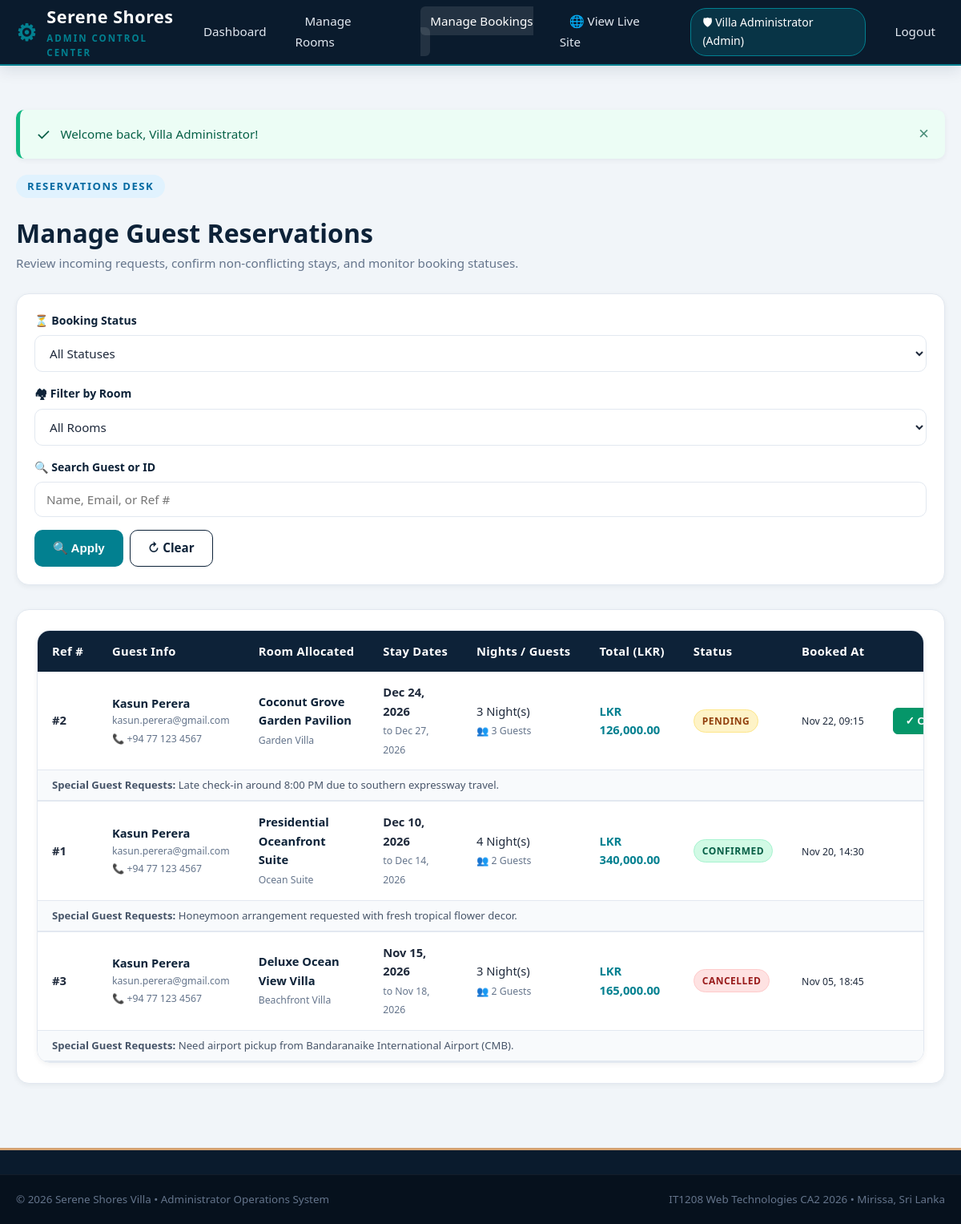
The app's page /admin/bookings.php (signed in) with its own data.
### tables this page shows
CREATE TABLE `bookings` (
  `booking_id` INT AUTO_INCREMENT PRIMARY KEY,
  `user_id` INT NOT NULL,
  `room_id` INT NOT NULL,
  `guest_name` VARCHAR(100) NOT NULL,
  `guest_email` VARCHAR(150) NOT NULL,
  `guest_contact` VARCHAR(25) NOT NULL,
  `guests_count` INT NOT NULL,
  `special_requests` TEXT DEFAULT NULL,
  `check_in` DATE NOT NULL,
  `check_out` DATE NOT NULL,
  `total_amount` DECIMAL(10,2) NOT NULL,
  `booking_status` ENUM('Pending', 'Confirmed', 'Cancelled') NOT NULL DEFAULT 'Pending',
  `booking_date` TIMESTAMP NOT NULL DEFAULT CURRENT_TIMESTAMP,
  CONSTRAINT `fk_bookings_user` FOREIGN KEY (`user_id`) 
    REFERENCES `users` (`user_id`) ON DELETE CASCADE ON UPDATE CASCADE,
  CONSTRAINT `fk_bookings_room` FOREIGN KEY (`room_id`) 
    REFERENCES `rooms` (`room_id`) ON DELETE RESTRICT ON UPDATE CASCADE
);

CREATE TABLE `rooms` (
  `room_id` INT AUTO_INCREMENT PRIMARY KEY,
  `room_name` VARCHAR(120) NOT NULL,
  `room_type` VARCHAR(60) NOT NULL,
  `description` TEXT NOT NULL,
  `facilities` TEXT NOT NULL,
  `price_per_night` DECIMAL(10,2) NOT NULL,
  `max_guests` INT NOT NULL,
  `image_url` VARCHAR(255) NOT NULL,
  `room_status` ENUM('available', 'inactive') NOT NULL DEFAULT 'available',
  `created_at` TIMESTAMP NOT NULL DEFAULT CURRENT_TIMESTAMP
);

### config/db.php (called while the page is built, shortened)
<?php
function formatLKR(float|int $amount): string {
    return 'LKR ' . number_format($amount, 2);
}

### admin/bookings.php (the view, shortened to what this page needs)
<?php
require_once __DIR__ . '/includes/admin_header.php';
$searchQuery  = trim((string)($_GET['q'] ?? ''));
$query = "SELECT b.*, r.room_name, r.room_type, r.image_url, r.price_per_night,
                 DATEDIFF(b.check_out, b.check_in) AS nights
          FROM bookings b
          JOIN rooms r ON b.room_id = r.room_id
          WHERE 1=1";
$params = [];
$query .= " ORDER BY b.booking_date DESC";
$stmt = $pdo->prepare($query);
$stmt->execute($params);
$bookings = $stmt->fetchAll();
?>
<div class="container">
    <div style="display: flex; justify-content: space-between; align-items: center; flex-wrap: wrap; gap: 16px; margin-bottom: 25px;">
        <div>
            <span class="section-badge" style="background:#e0f2fe; color:#0369a1;">Reservations Desk</span>
            <h1 style="font-size: 2rem; color: var(--primary-navy); margin-top: 6px;">
                Manage Guest Reservations
            </h1>
            <p style="color: var(--text-muted); font-size: 0.95rem;">
                Review incoming requests, confirm non-conflicting stays, and monitor booking statuses.
            </p>
        </div>
    </div>
    <div style="background: #ffffff; border-radius: var(--radius-lg); padding: 22px; box-shadow: var(--shadow-sm); border: 1px solid var(--border-color); margin-bottom: 30px;">
        <form action="bookings.php" method="GET" style="display: grid; grid-template-columns: repeat(auto-fit, minmax(200px, 1fr)) auto; gap: 16px; align-items: flex-end;">
            <div class="form-group">
                <label for="filter_status">&#9203; Booking Status</label>
                <select name="filter_status" id="filter_status" class="form-control">
                    <option value="">All Statuses</option>
                </select>
            </div>
            <div class="form-group">
                <label for="room_id">&#127960; Filter by Room</label>
                <select name="room_id" id="room_id" class="form-control">
                    <option value="">All Rooms</option>
                </select>
            </div>
            <div class="form-group">
                <label for="q">&#128269; Search Guest or ID</label>
                <input type="text" name="q" id="q" class="form-control" value="<?= e($searchQuery); ?>" placeholder="Name, Email, or Ref #">
            </div>
            <div style="display: flex; gap: 8px;">
                <button type="submit" class="btn btn-primary">&#128269; Apply</button>
                <a href="bookings.php" class="btn btn-outline-navy">&#8635; Clear</a>
            </div>
        </form>
    </div>
    <div style="background: #ffffff; border-radius: var(--radius-lg); padding: 25px; box-shadow: var(--shadow-sm); border: 1px solid var(--border-color);">
        <div class="table-responsive">
            <table class="custom-table">
                <thead>
                    <tr>
                        <th>Ref #</th>
                        <th>Guest Info</th>
                        <th>Room Allocated</th>
                        <th>Stay Dates</th>
                        <th>Nights / Guests</th>
                        <th>Total (LKR)</th>
                        <th>Status</th>
                        <th>Booked At</th>
                        <th style="text-align: right;">Review Actions</th>
                    </tr>
                </thead>
                <tbody>
                    <?php if (!empty($bookings)): ?>
                        <?php foreach ($bookings as $b): ?>
                            <?php
                            $badge = match($b['booking_status']) {
                                'Confirmed' => 'badge-confirmed',
                                'Cancelled' => 'badge-cancelled',
                                default     => 'badge-pending'
                            };
                            ?>
                            <tr id="booking-<?= (int)$b['booking_id']; ?>">
                                <td>
                                    <strong>#<?= (int)$b['booking_id']; ?></strong>
                                </td>
                                <td>
                                    <div style="font-weight: 700; color: var(--primary-navy);"><?= e($b['guest_name']); ?></div>
                                    <small style="color: var(--text-muted); display:block;"><?= e($b['guest_email']); ?></small>
                                    <small style="color: var(--text-muted);">&#128222; <?= e($b['guest_contact']); ?></small>
                                </td>
                                <td>
                                    <div style="font-weight: 600; color: var(--primary-navy);"><?= e($b['room_name']); ?></div>
                                    <small style="color: var(--text-muted);"><?= e($b['room_type']); ?></small>
                                </td>
                                <td>
                                    <strong><?= date('M d, Y', strtotime($b['check_in'])); ?></strong><br>
                                    <small style="color: var(--text-muted);">to <?= date('M d, Y', strtotime($b['check_out'])); ?></small>
                                </td>
                                <td>
                                    <?= (int)$b['nights']; ?> Night(s)<br>
                                    <small style="color: var(--text-muted);">&#128101; <?= (int)$b['guests_count']; ?> Guests</small>
                                </td>
                                <td>
                                    <strong style="color: var(--accent-teal);"><?= formatLKR((float)$b['total_amount']); ?></strong>
                                </td>
                                <td>
                                    <span class="badge <?= $badge; ?>"><?= e($b['booking_status']); ?></span>
                                </td>
                                <td>
                                    <small><?= date('M d, H:i', strtotime($b['booking_date'])); ?></small>
                                </td>
                                <td style="text-align: right; white-space: nowrap;">
                                    <?php if ($b['booking_status'] !== 'Confirmed'): ?>
                                        <form action="bookings.php" method="POST" style="display: inline-block;">
                                            <button type="submit" class="btn btn-primary btn-sm" style="background: #059669; border-color: #059669;" title="Confirm and Lock Stay">
                                                &#10003; Confirm
                                            </button>
                                        </form>
                                    <?php endif; ?>
                                </td>
                            </tr>
                            <?php if (!empty($b['special_requests'])): ?>
                                <tr style="background: #f8fafc;">
                                    <td colspan="9" style="padding: 8px 18px; font-size: 0.82rem; color: #475569; border-bottom: 2px solid var(--border-color);">
                                        <strong>Special Guest Requests:</strong> <?= e($b['special_requests']); ?>
                                    </td>
                                </tr>
                            <?php endif; ?>
                        <?php endforeach; ?>
                    <?php endif; ?>
                </tbody>
            </table>
        </div>
    </div>
</div>
<?php require_once __DIR__ . '/includes/admin_footer.php'; ?>

### assets/css/style.css (style rules this page uses)
:root { --primary-navy: #0d2238; --secondary-navy: #15324e; --accent-teal: #028090; --accent-teal-hover: #006877; --accent-sand: #d4a373; --accent-sand-light: #f7ede2; --accent-orange: #f26419; --bg-light: #f6f9fc; --surface-white: #ffffff; --text-dark: #1e293b; --text-muted: #64748b; --text-light: #f8fafc; --border-color: #e2e8f0; --border-focus: #028090; --shadow-sm: 0 2px 6px rgba(13, 34, 56, 0.06); --shadow-md: 0 6px 18px rgba(13, 34, 56, 0.1); --shadow-lg: 0 14px 32px rgba(13, 34, 56, 0.14); --radius-sm: 6px; --radius-md: 10px; --radius-lg: 16px; --transition: all 0.25s ease-in-out; }
*, *::before, *::after { box-sizing: border-box; margin: 0; padding: 0; }
body { font-family: 'Segoe UI', system-ui, -apple-system, BlinkMacSystemFont, Roboto, sans-serif; color: var(--text-dark); background-color: var(--bg-light); line-height: 1.6; min-height: 100vh; display: flex; flex-direction: column; }
a { color: var(--accent-teal); text-decoration: none; transition: var(--transition); }
.container { width: 100%; max-width: 1240px; margin: 0 auto; padding: 0 20px; }
.form-group { display: flex; flex-direction: column; gap: 7px; }
.form-group label { font-size: 0.88rem; font-weight: 600; color: var(--primary-navy); display: flex; align-items: center; gap: 6px; }
.form-control { width: 100%; padding: 11px 14px; border: 1px solid var(--border-color); border-radius: var(--radius-md); font-size: 0.95rem; font-family: inherit; color: var(--text-dark); background-color: #fff; transition: var(--transition); }
.btn { display: inline-flex; align-items: center; justify-content: center; gap: 8px; padding: 11px 22px; border-radius: var(--radius-md); font-size: 0.95rem; font-weight: 600; cursor: pointer; border: 1px solid transparent; transition: var(--transition); text-align: center; line-height: 1.4; }
.btn-primary { background-color: var(--accent-teal); color: #ffffff; }
.btn-outline-navy { background-color: transparent; border-color: var(--primary-navy); color: var(--primary-navy); }
.btn-sm { padding: 6px 14px; font-size: 0.85rem; border-radius: var(--radius-sm); }
.section-badge { display: inline-block; background: var(--accent-sand-light); color: #92582b; font-size: 0.82rem; font-weight: 700; letter-spacing: 1.5px; text-transform: uppercase; padding: 4px 14px; border-radius: 20px; margin-bottom: 12px; }
.table-responsive { width: 100%; overflow-x: auto; background: var(--surface-white); border-radius: var(--radius-lg); box-shadow: var(--shadow-sm); border: 1px solid var(--border-color); }
.custom-table { width: 100%; border-collapse: collapse; text-align: left; font-size: 0.92rem; }
.custom-table th { background: var(--primary-navy); color: #ffffff; padding: 14px 18px; font-weight: 600; letter-spacing: 0.3px; white-space: nowrap; }
.custom-table td { padding: 14px 18px; border-bottom: 1px solid var(--border-color); vertical-align: middle; }
.badge { display: inline-block; padding: 4px 10px; border-radius: 20px; font-size: 0.75rem; font-weight: 700; text-transform: uppercase; letter-spacing: 0.5px; }
.badge-pending { background-color: #fef3c7; color: #92400e; border: 1px solid #fde68a; }
.badge-confirmed { background-color: #d1fae5; color: #065f46; border: 1px solid #a7f3d0; }
.badge-cancelled { background-color: #fee2e2; color: #991b1b; border: 1px solid #fecaca; }

### records on screen
bookings: booking_id "2", guest_name "Kasun Perera", guest_email "kasun.perera@gmail.com", guest_contact "+94 77 123 4567", room.room_name "Coconut Grove Garden Pavilion", room.room_type "Garden Villa", check_in "Dec 24, 2026", check_out "Dec 27, 2026", nights "3", guests_count "3", total_amount "LKR 126,000.00", booking_status "PENDING", booking_date "Nov 22, 09:15", special_requests "Late check-in around 8:00 PM due to southern expressway travel."
bookings: booking_id "1", guest_name "Kasun Perera", guest_email "kasun.perera@gmail.com", guest_contact "+94 77 123 4567", room.room_name "Presidential Oceanfront Suite", room.room_type "Ocean Suite", check_in "Dec 10, 2026", check_out "Dec 14, 2026", nights "4", guests_count "2", total_amount "LKR 340,000.00", booking_status "CONFIRMED", booking_date "Nov 20, 14:30", special_requests "Honeymoon arrangement requested with fresh tropical flower decor."
bookings: booking_id "3", guest_name "Kasun Perera", guest_email "kasun.perera@gmail.com", guest_contact "+94 77 123 4567", room.room_name "Deluxe Ocean View Villa", room.room_type "Beachfront Villa", check_in "Nov 15, 2026", check_out "Nov 18, 2026", nights "3", guests_count "2", total_amount "LKR 165,000.00", booking_status "CANCELLED", booking_date "Nov 05, 18:45", special_requests "Need airport pickup from Bandaranaike International Airport (CMB)."

### other values on screen
$adminUser['name'] "Villa Administrator"
$icon "✓"
$message "Welcome back, Villa Administrator!"
